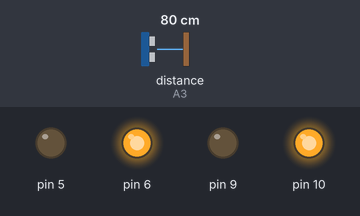
Recording of a sketch running on a simulated Arduino Uno, built with avr-gcc and run on an emulated ATmega328P. Shown: output pins drawn as LEDs (lit = HIGH). The inputs (shaded band) are chosen by the test bench; at power-on: distance to the obstacle (sensor on A3) 80 cm. No radio packets arrive unless stated; what the sketch prints to the serial monitor is not drawn.

Above: at 1.2 s.
1.3 s: distance to the obstacle (sensor on A3) set to 17 cm
2.8 s: distance to the obstacle (sensor on A3) set to 12 cm
At 3.9 s:
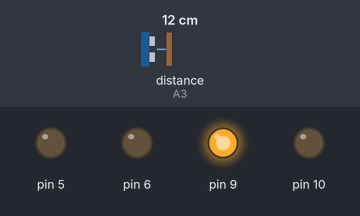
4.3 s: distance to the obstacle (sensor on A3) set to 18 cm
At 5.2 s:
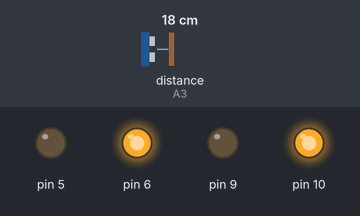
5.8 s: distance to the obstacle (sensor on A3) set to 2 cm
At 6.4 s:
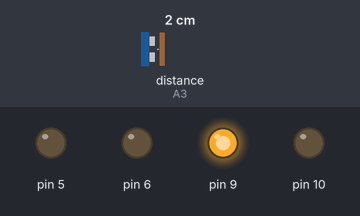
Timing chart, 0 to 8.3 s (numbered marks = the images above; inputs shaded):
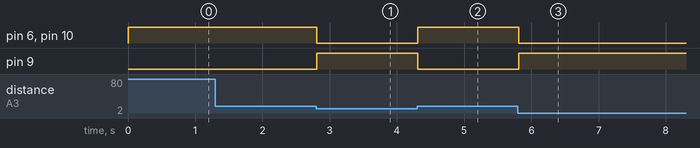

The sketch:

autoSlave.ino
```cpp
#include <RF24Network.h>
#include <RF24.h>
#include <SPI.h>
#include <NewPing.h>
#include <FastLED.h>

NewPing sonar(A2, A3, 30);

#define NUM_LEDS 7
#define DATA_PIN 4
#define CLOCK_PIN 13
CRGB leds[NUM_LEDS];
//define colors
int rainbow[7][3] = {{255,0,0},{170,85,0},{85,170,0},{0,255,0},{0,170,85},{0,85,170},{0,0,255}};
int black[7][3] = {{0,0,0},{0,0,0},{0,0,0},{0,0,0},{0,0,0},{0,0,0},{0,0,0}};
int red[7][3] = {{255,0,0},{255,0,0},{255,0,0},{255,0,0},{255,0,0},{255,0,0},{255,0,0}};

RF24 radio(7, 8);                   // nRF24L01(+) radio attached using Getting Started board

RF24Network network(radio);         // Network uses that radio

const uint16_t this_node = 01;      // Address of our node in Octal format
const uint16_t master = 00;         // Address of the other node in Octal format

struct payload_t {                  // Structure of our payload
  int id;
  int left_speed;
  int right_speed;
  bool drive_direction;
  unsigned long node;
};

int normSpeed = 255;
int minDist = 15;
bool driving = true;
int left_speed = 255, right_speed = 255;

void setup(void) {
  Serial.begin(115200);
  Serial.println("SLAVE");

  SPI.begin();
  radio.begin();
  network.begin(/*channel*/ 90, /*node address*/ this_node);

  FastLED.addLeds<WS2812B, 4, GRB>(leds, 7);

  //motor_l
  pinMode(5, OUTPUT);
  pinMode(6, OUTPUT);
  //motor_r
  pinMode(9, OUTPUT);
  pinMode(10, OUTPUT);
  digitalWrite(5, LOW);
  digitalWrite(6, LOW);
  digitalWrite(9, LOW);
  digitalWrite(10, LOW);
}

void network_receive() {
  while (network.available() ) {          // Is there anything ready for us?
    RF24NetworkHeader header;             // If so, grab it and print it out
    payload_t payload;
    network.read(header, &payload, sizeof(payload));
    Serial.print("Received packet id #");
    Serial.print(payload.id);
    Serial.print(" from node #");
    Serial.println(payload.node);

    if (payload.id == 0) {
      Serial.println("pong -> 00");
      network_send(00, payload_t {0, 0, 0, 0, this_node});
    } else if (payload.id == 1) {
      left_speed = payload.left_speed;
      right_speed = payload.right_speed;
      driving = true;
      setColor(red);
    }
    else if (payload.id == 2) {
      driving = false;
      setColor(black);
    }
    else if (payload.id == 4) {
      driving = false;
      setColor(rainbow);
    }
    else {
      Serial.print("UNKNOWN PACKET FROM NODE #");
      Serial.println(payload.node);
    }
  }
}

int dist;
long t = 0;
void updateSensors() {
  //sonar
  if (millis() >= t + 29) {
    dist = sonar.ping_cm();
    t = millis();
  }
  Serial.println(dist);
}

bool isColliding() {
  if (dist < minDist && dist > 0) {
    return true;
  }
  return false;
}

void drive_forward(int left_speed, int right_speed) {
  digitalWrite(5, LOW);
  analogWrite(6, left_speed);
  digitalWrite(9, LOW);
  analogWrite(10, right_speed);
}

void drive_backwards(int left_speed, int right_speed) {
  analogWrite(5, left_speed);
  digitalWrite(6, LOW);
  analogWrite(9, right_speed);
  digitalWrite(10, LOW);
}


void network_send(uint16_t node, payload_t localpayload) {
  Serial.print("Sending...");
  //payload_t payload = payload;
  RF24NetworkHeader header(/*to node*/ node);
  bool ok = network.write(header, &localpayload, sizeof(localpayload));
  if (ok) {
    Serial.println("ok.");
  }
  else {
    Serial.println("failed.");
  }
}

void setColor(int colors[7][3]){
  for(int i = 0; i < NUM_LEDS; i++){
    leds[i] = CRGB(colors[i][0],colors[i][1],colors[i][2]);
  }
  FastLED.show();
}

void loop() {
  network.update();                       // Check the network regularly
  network_receive();
  updateSensors();

  if(isColliding()){
    drive_backwards(0, right_speed);
  } else {
    if(driving){
      drive_forward(left_speed, right_speed);
    } else {
      drive_forward(0, 0);
    }
  }
}
```

Measured:
- the behaviour switches between 15 and 14 cm on distance to the obstacle (sensor on A3) (found by bisection; images 0 and 1)
- after the input at 2.8 s, pin 6, pin 10: HIGH → LOW at once; pin 9: LOW → HIGH at once
- after the input at 4.3 s, pin 6, pin 10: LOW → HIGH at once; pin 9: HIGH → LOW at once
- after the input at 5.8 s, pin 6, pin 10: HIGH → LOW at once; pin 9: LOW → HIGH at once
